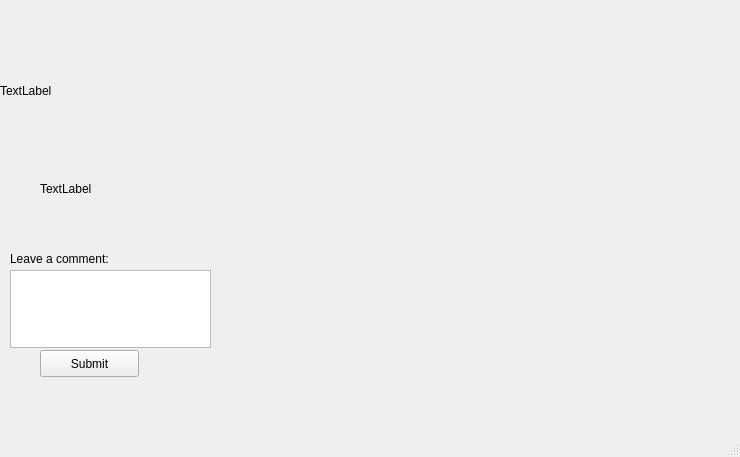
<?xml version="1.0" encoding="UTF-8"?>
<ui version="4.0">
 <class>commentswindow</class>
 <widget class="QMainWindow" name="commentswindow">
  <property name="geometry">
   <rect>
    <x>0</x>
    <y>0</y>
    <width>740</width>
    <height>457</height>
   </rect>
  </property>
  <property name="windowTitle">
   <string>MainWindow</string>
  </property>
  <widget class="QWidget" name="centralwidget">
   <widget class="QLabel" name="photo">
    <property name="geometry">
     <rect>
      <x>0</x>
      <y>0</y>
      <width>171</width>
      <height>181</height>
     </rect>
    </property>
    <property name="text">
     <string>TextLabel</string>
    </property>
   </widget>
   <widget class="QWidget" name="verticalLayoutWidget">
    <property name="geometry">
     <rect>
      <x>280</x>
      <y>10</y>
      <width>451</width>
      <height>391</height>
     </rect>
    </property>
    <layout class="QVBoxLayout" name="comments_layout"/>
   </widget>
   <widget class="QLabel" name="title">
    <property name="geometry">
     <rect>
      <x>40</x>
      <y>180</y>
      <width>67</width>
      <height>17</height>
     </rect>
    </property>
    <property name="text">
     <string>TextLabel</string>
    </property>
   </widget>
   <widget class="QLabel" name="label">
    <property name="geometry">
     <rect>
      <x>10</x>
      <y>250</y>
      <width>131</width>
      <height>17</height>
     </rect>
    </property>
    <property name="text">
     <string>Leave a comment:</string>
    </property>
   </widget>
   <widget class="QTextEdit" name="new_comment_content">
    <property name="geometry">
     <rect>
      <x>10</x>
      <y>270</y>
      <width>201</width>
      <height>78</height>
     </rect>
    </property>
   </widget>
   <widget class="QPushButton" name="submit_comment">
    <property name="geometry">
     <rect>
      <x>40</x>
      <y>350</y>
      <width>99</width>
      <height>27</height>
     </rect>
    </property>
    <property name="text">
     <string>Submit</string>
    </property>
   </widget>
  </widget>
  <widget class="QMenuBar" name="menubar">
   <property name="geometry">
    <rect>
     <x>0</x>
     <y>0</y>
     <width>740</width>
     <height>25</height>
    </rect>
   </property>
  </widget>
  <widget class="QStatusBar" name="statusbar"/>
 </widget>
 <resources/>
 <connections/>
</ui>
